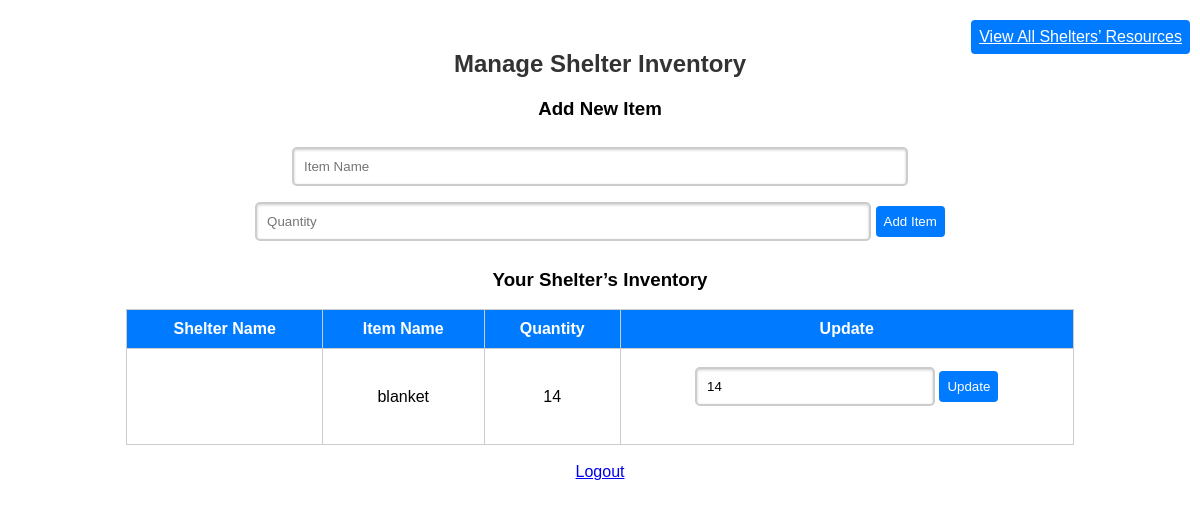
/manage_inventory (signed in), run on an earlier commit of the app's database.
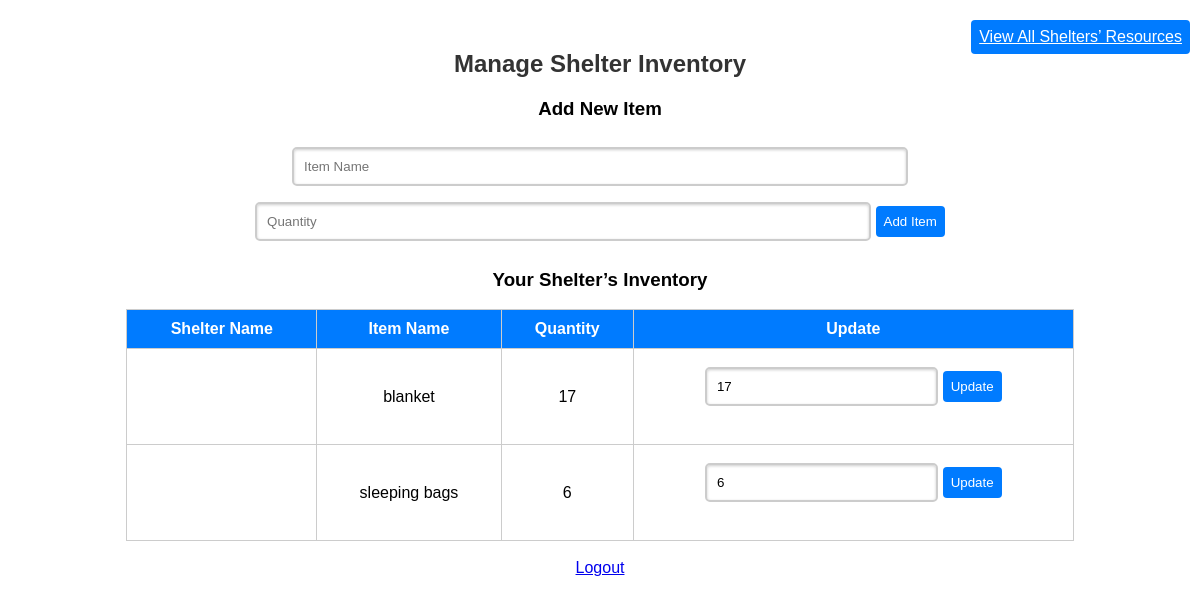
And on a later commit of the database.
### tables this page shows
CREATE TABLE resources (id INTEGER PRIMARY KEY AUTOINCREMENT, name TEXT, quantity INTEGER, user_id INTEGER);

### hackathon/main.py (the view, shortened to what this page needs)
@app.route('/manage_inventory', methods=['GET', 'POST'])
def manage_inventory():
    if 'user_id' not in session:
        return redirect(url_for('login'))
    user_id = session['user_id']
    view_all = session.get('view_all', False)
    if view_all:
        inventory = query_db('select r.*, u.shelter_name from resources r join users u on r.user_id = u.user_id')
    else:
        inventory = query_db('select * from resources where user_id = ?', [user_id])
    return render_template('manage_inventory.html', inventory=inventory, view_all=view_all)

### hackathon/main.py (called while the page is built)
def get_db():
    db = getattr(g, '_database', None)
    if db is None:
        db = g._database = sqlite3.connect(DATABASE)
        db.row_factory = sqlite3.Row
    return db

@app.teardown_appcontext
def close_connection(exception):
    db = getattr(g, '_database', None)
    if db is not None:
        db.close()

def query_db(query, args=(), one=False):
    cur = get_db().execute(query, args)
    rv = cur.fetchall()
    cur.close()
    return (rv[0] if rv else None) if one else rv

### hackathon/templates/manage_inventory.html (shortened to what this page needs)
<!DOCTYPE html>
<html lang="en">
<head>
</head>
<body>
    <h2>Manage Shelter Inventory</h2>
    <a href="/toggle_view" class="view-button">{{ 'View All Shelters’ Resources' if not view_all else 'View Your Shelter’s Resources' }}</a>
    <h3>Add New Item</h3>
    <form action="/manage_inventory" method="POST">
        <input type="text" name="item_name" placeholder="Item Name" required>
        <input type="number" name="quantity" placeholder="Quantity" required>
        <button type="submit">Add Item</button>
    </form>
    <h3>{{ 'All Shelters’ Inventory' if view_all else 'Your Shelter’s Inventory' }}</h3>
    <table>
        <tr>
            <th>Shelter Name</th>
            <th>Item Name</th>
            <th>Quantity</th>
            {% if not view_all %}
            <th>Update</th>
            {% else %}
            <th>Contact</th>
            {% endif %}
        </tr>
        {% for item in inventory %}
        <tr>
            <td>{{ item.shelter_name }}</td>
            <td>{{ item.name }}</td>
            <td>{{ item.quantity }}</td>
            {% if not view_all %}
            <td>
                <form action="/update_quantity/{{ item.id }}" method="POST">
                    <input type="number" name="quantity" value="{{ item.quantity }}" required>
                    <button type="submit">Update</button>
                </form>
            </td>
            {% else %}
            <td>
                <button class="contact-button">Contact Shelter</button>
            </td>
            {% endif %}
        </tr>
        {% endfor %}
    </table>
    <br>
    <a href="/logout">Logout</a>
</body>
</html>

### hackathon/templates/manage_inventory.html (style rules this page uses)
body { font-family: Arial, sans-serif; text-align: center; margin-top: 50px; }
h2 { color: #333; }
form { margin-bottom: 20px; }
table { width: 80%; margin: 0 auto; border-collapse: collapse; }
th, td { border: 1px solid #ccc; padding: 10px; text-align: center; }
th { background-color: #007BFF; color: white; }
input[type="text"], input[type="number"] { padding: 10px; margin: 8px 0; width: 50%; border: 2px solid #ccc; border-radius: 5px; box-shadow: inset 0 1px 3px rgba(0,0,0,0.2); transition: border-color 0.3s ease-out; }
button, .view-button { padding: 8px; margin-top: 10px; background-color: #007BFF; color: white; border: none; border-radius: 4px; cursor: pointer; }
.view-button { position: absolute; top: 10px; right: 10px; }

What changed in the data, as far as the page shows it:
changed resources "blanket": quantity "14" → "17"
added resources: name "sleeping bags", quantity "6"
